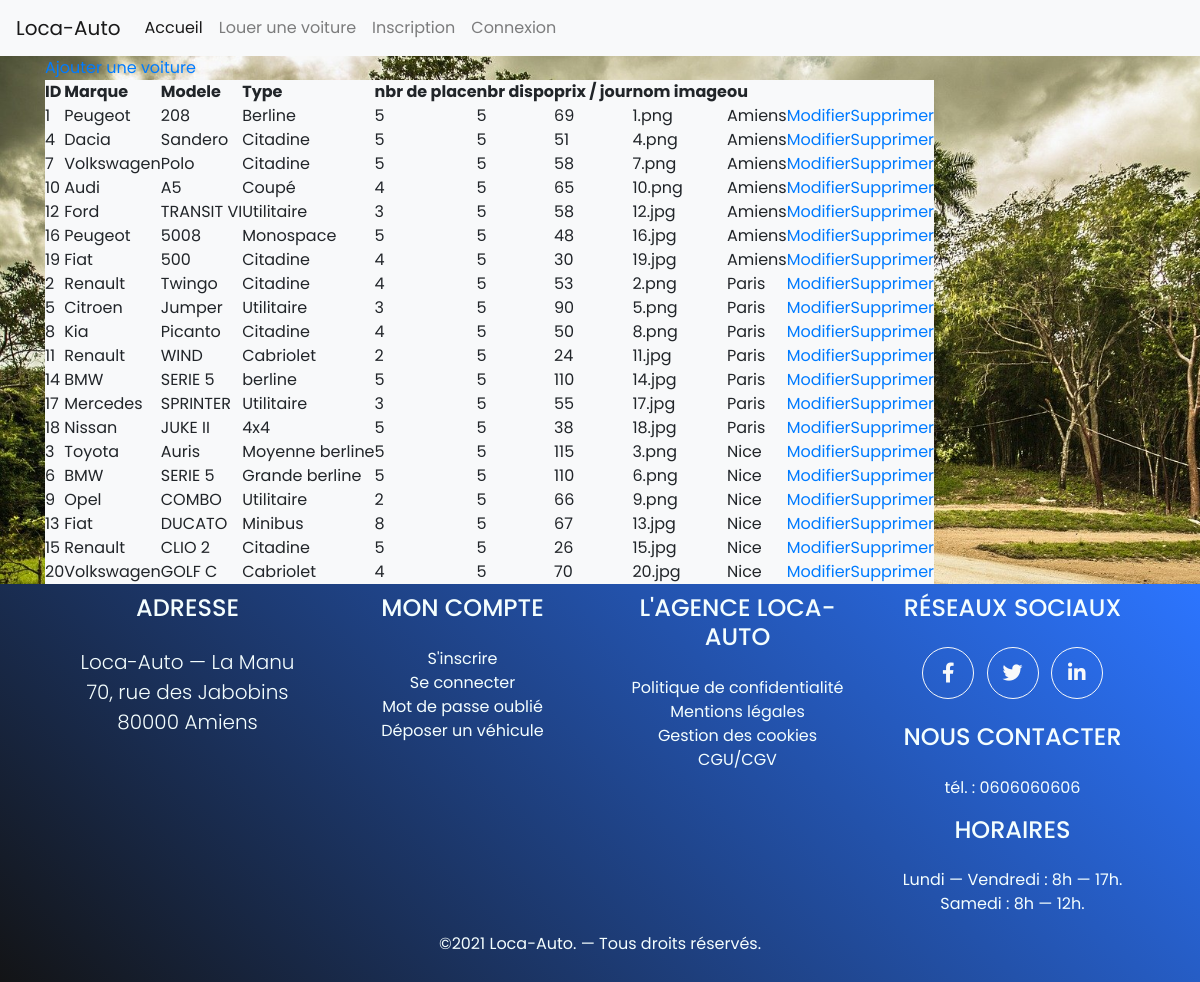
/index.php/admin_controller/listVehicles, run on an earlier commit of the app's database.
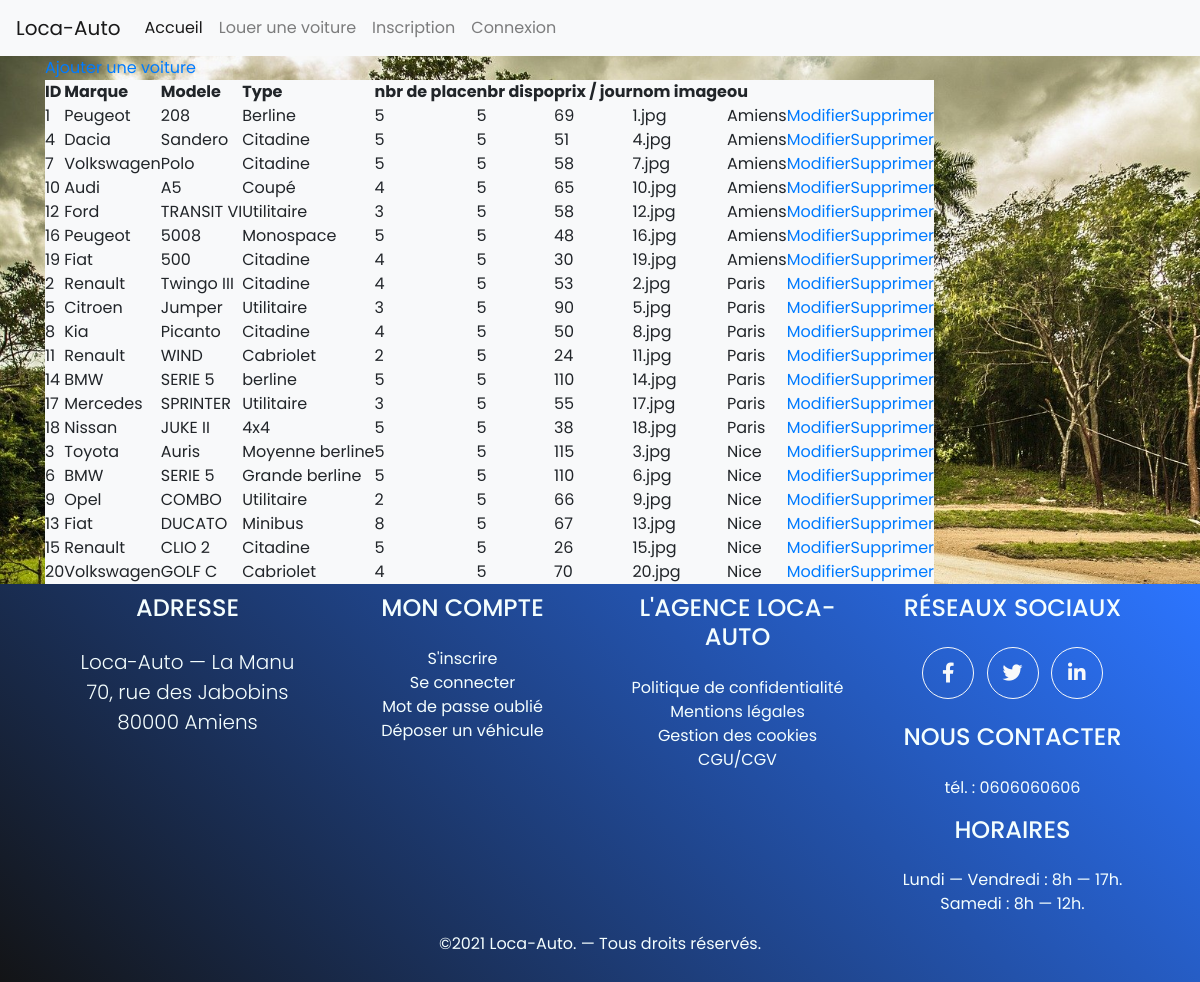
And on a later commit of the database.
### tables this page shows
CREATE TABLE Vehicle(
        `id`                  Int  Auto_increment  NOT NULL ,
        `vehicle_model`       Varchar (50) NOT NULL ,
        `vehicle_type`        Varchar (50) NOT NULL ,
        `vehicle_description` Varchar (255) NOT NULL ,
        `nb_seat`             Int NOT NULL ,
        `nb_vehicle_dispo`    Int NOT NULL ,
        `price_day`           Int NOT NULL ,
        `url_image`           Varchar (255) NOT NULL ,
        `id_Mark`             Int NOT NULL ,
        `id_Parking`          Int NOT NULL
	,CONSTRAINT Vehicle_PK PRIMARY KEY (`id`)

	,CONSTRAINT Vehicle_Mark_FK FOREIGN KEY (`id_Mark`) REFERENCES Mark(`id`)
	,CONSTRAINT Vehicle_Parking0_FK FOREIGN KEY (`id_Parking`) REFERENCES Parking(`id`)
);

CREATE TABLE Mark(
        `id`  Int  Auto_increment  NOT NULL ,
        `name` Varchar (50) NOT NULL
	,CONSTRAINT Mark_PK PRIMARY KEY (`id`)
);

CREATE TABLE Parking(
        `id`      Int  Auto_increment  NOT NULL ,
        `location` Varchar (320) NOT NULL ,
        `capacity` Int NOT NULL
	,CONSTRAINT Parking_PK PRIMARY KEY (`id`)
);

### application/controllers/Admin_controller.php (called while the page is built, shortened)
<?php
class Admin_controller extends CI_Controller
{
    public function __construct()
    {
        $this->load->model('Customer_model');
        $this->load->model('Vehicle_model');
        $this->load->model('Mark_model');
        $this->load->model('Parking_model');
        $this->load->model('Rent_model');
        $this->load->helper('url');
        $this->load->helper('form');
        $this->load->library('form_validation');
    }
    public function listVehicles(){
        $data['vehicles'] = $this->Vehicle_model->select_all();
        $data["title"] = 'Admin | Voitures';
        $this->load->view('templates/header', $data);
        $this->load->view('admin/listVehicles', $data);
        $this->load->view('templates/footer', $data);
    }
}

### index.php (called while the page is built, shortened)
<?php
require_once BASEPATH.'core/CodeIgniter.php';

### application/models/Vehicle_model.php (called while the page is built, shortened)
<?php
class Vehicle_model extends CI_Model
{
    public function select_all()
    {
        $this->db->select(
            '
        vehicle.id AS idVehicle,
        vehicle_model AS Model,
        vehicle_type AS Type,
        vehicle_description AS Description,
        nb_seat AS Places,
        nb_vehicle_dispo AS Dispo,
        price_day AS Forfait,
        url_image AS Image,
        id_Mark,
        id_Parking,
        Mark.name AS Mark,
        Parking.id AS idPark,
        Parking.location AS namePark'
        );
        $this->db->from('Vehicle');
        $this->db->join('Mark', 'Vehicle.id_Mark = Mark.id');
        $this->db->join('Parking', 'Vehicle.id_Parking = Parking.id');
        $query = $this->db->get();
        return $query->result_array();
    }
}

### application/views/admin/listVehicles.php (the view)
<div class="container">
    <a href = '<?=base_url() . "index.php/Admin_controller/addVehicle/"?>'>Ajouter une voiture</a>
    <table class="bg-light p-4">
        <tr>
            <th>ID</th>
            <th>Marque</th>
            <th>Modele</th>
            <th>Type</th>
            <th>nbr de place</th>
            <th>nbr dispo</th>
            <th>prix / jour</th>
            <th>nom image</th>
            <th>ou</th>
        </tr>
        <?php
        foreach($vehicles as $vehicle) {
        ?>
            <tr>
                <td><?= $vehicle['idVehicle']?></td>
                <td><?= $vehicle['Mark']?></td>
                <td><?= $vehicle['Model']?></td>
                <td><?= $vehicle['Type']?></td>
                <td><?= $vehicle['Places']?></td>
                <td><?= $vehicle['Dispo']?></td>
                <td><?= $vehicle['Forfait']?></td>
                <td><?= $vehicle['Image']?></td>
                <td><?= $vehicle['namePark']?></td>
                <td><a href = '<?=base_url() . "index.php/Admin_controller/editVehicle/" . $vehicle['id'] ?>'>Modifier</a></td>
                <td><a href = '<?=base_url() . "index.php/Admin_controller/deleteVehicle/" . $vehicle['id'] ?>'>Supprimer</a></td>
            </tr>
        <?php
        }
        ?>
    </table>
</div>

### application/views/templates/header.php (shortened to what this page needs)
<!DOCTYPE html>
<html lang="fr">
<head>
    <link rel="stylesheet" href="https://cdn.jsdelivr.net/npm/bootstrap@4.6.0/dist/css/bootstrap.min.css">
    <link rel="stylesheet" href="https://cdnjs.cloudflare.com/ajax/libs/font-awesome/5.15.2/css/all.min.css" />
    <link rel="stylesheet" href="<?= base_url() ?>assets/css/style.css">
</head>
<body>
    <nav class="navbar navbar-expand-lg navbar-light bg-light">
        <a class="navbar-brand" href="<?= base_url(); ?>">Loca-Auto</a>
        <div class="collapse navbar-collapse" id="navbarNav">
            <ul class="navbar-nav">
                <li class="nav-item active">
                    <a class="nav-link" href="<?= base_url(); ?>">Accueil</a>
                </li>
                <li class="nav-item">
                    <a class="nav-link" href="<?= site_url('Vehicle_controller/listVehicles/') ?>">Louer une voiture</a>
                </li>
                <li class="nav-item">
                    <a class="nav-link" href="<?= site_url('Customer_controller/register/') ?>">Inscription</a>
                </li>
                <li class="nav-item">
                    <a class="nav-link" href="<?= site_url('Customer_controller/connect/') ?>">Connexion</a>
                </li>
            </ul>
        </div>
    </nav>

### application/views/templates/footer.php (shortened to what this page needs)
<footer class="footer text-center">
    <div class="container">
        <div class="row">
            <div class="col-md-3 mb-5 mb-md-0">
                <h4 class="text-uppercase mb-4">Adresse</h4>
                <p class="lead mb-0">
                    Loca-Auto &mdash; La Manu
                    <br />
                    70, rue des Jabobins
                    <br />
                    80000 Amiens
                </p>
            </div>
            <div class="col-md-3 mb-5 mb-md-0" id="compte">
                <h4 class="text-uppercase mb-4">Mon compte</h4>
                <ul>
                    <li><a href="">S'inscrire</a></li>
                    <li><a href="">Se connecter</a></li>
                    <li><a href="">Mot de passe oublié</a></li>
                    <li><a href="">Déposer un véhicule</a></li>
                </ul>
            </div>
            <div class="col-md-3 mb-5 mb-md-0" id="agence">
                <h4 class="text-uppercase mb-4">L'agence Loca-Auto</h4>
                <ul>
                    <li><a href="">Politique de confidentialité</a></li>
                    <li><a href="">Mentions légales</a></li>
                    <li><a href="">Gestion des cookies</a></li>
                    <li><a href="">CGU/CGV</a></li>
                </ul>
            </div>
            <div class="col-md-3 mb-5 mb-md-0">
                <h4 class="text-uppercase mb-4">Réseaux sociaux</h4>
                <a class="btn btn-outline-light btn-social mx-1" href="#!"><i class="fab fa-fw fa-facebook-f"></i></a>
                <a class="btn btn-outline-light btn-social mx-1" href="#!"><i class="fab fa-fw fa-twitter"></i></a>
                <a class="btn btn-outline-light btn-social mx-1" href="#!"><i class="fab fa-fw fa-linkedin-in"></i></a>
                <h4 class="text-uppercase my-4">Nous contacter</h4>
                <p>tél. : 0606060606</p>
                <h4 class="text-uppercase mb-4">Horaires</h4>
                <p>
                    Lundi &mdash; Vendredi : 8h &mdash; 17h.
                    <br />
                    Samedi : 8h &mdash; 12h.
                </p>
            </div>
        </div>
        <div>
            <p>&copy;2021 Loca-Auto. &mdash; Tous droits réservés.</p>
        </div>
    </div>
</footer>
</body>
</html>

### assets/css/style.css (style rules this page uses)
* { padding: 0; margin: 0; list-style: none; text-decoration: none; box-sizing: border-box; }
body, html { scroll-behavior: smooth; }
body { font-family: "Poppins", sans-serif; background-image: url("../images/bg.jpg"); background-size: cover; background-attachment: fixed; background-repeat: no-repeat; }
footer { color: #f4fefe; text-align: center; background: linear-gradient(45deg, #131416, #2c75ff); padding: 10px 50px 10px; }
#compte li a, #agence li a { text-decoration: none; color: #f4fefe; }
.btn-social { border-radius: 100%; display: inline-flex; width: 3.25rem; height: 3.25rem; font-size: 1.25rem; justify-content: center; align-items: center; }

What changed in the data, as far as the page shows it:
changed vehicle "Berline": url_image "1.png" → "1.jpg"
changed vehicle "Sandero": url_image "4.png" → "4.jpg"
changed vehicle "Polo": url_image "7.png" → "7.jpg"
changed vehicle "Coupé": url_image "10.png" → "10.jpg"
changed vehicle id 2: vehicle_model "Twingo" → "Twingo III"; url_image "2.png" → "2.jpg"
changed vehicle "Jumper": url_image "5.png" → "5.jpg"
changed vehicle "Picanto": url_image "8.png" → "8.jpg"
changed vehicle "Auris": url_image "3.png" → "3.jpg"
changed vehicle "Grande berline": url_image "6.png" → "6.jpg"
changed vehicle "COMBO": url_image "9.png" → "9.jpg"
